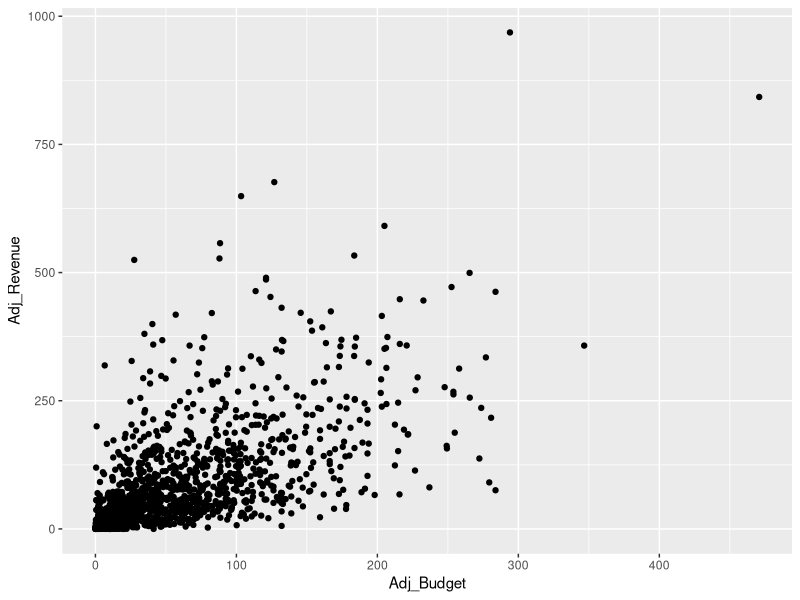
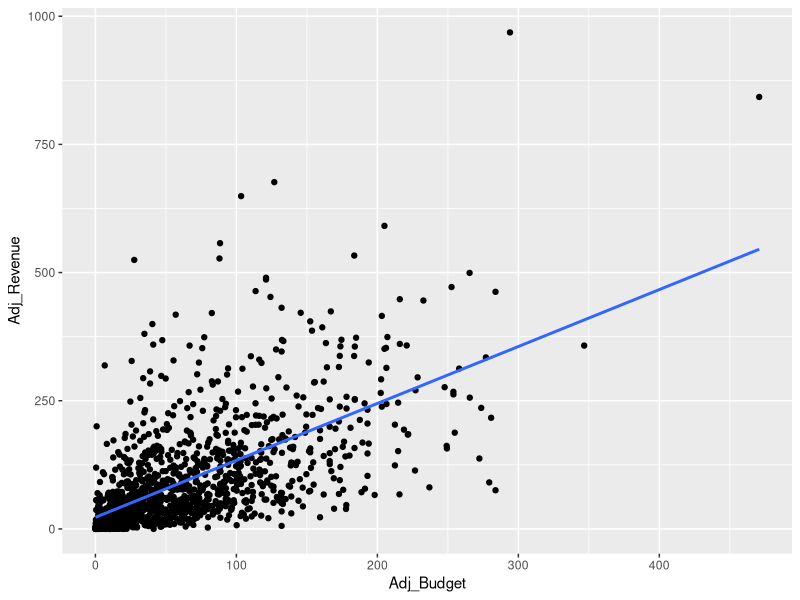
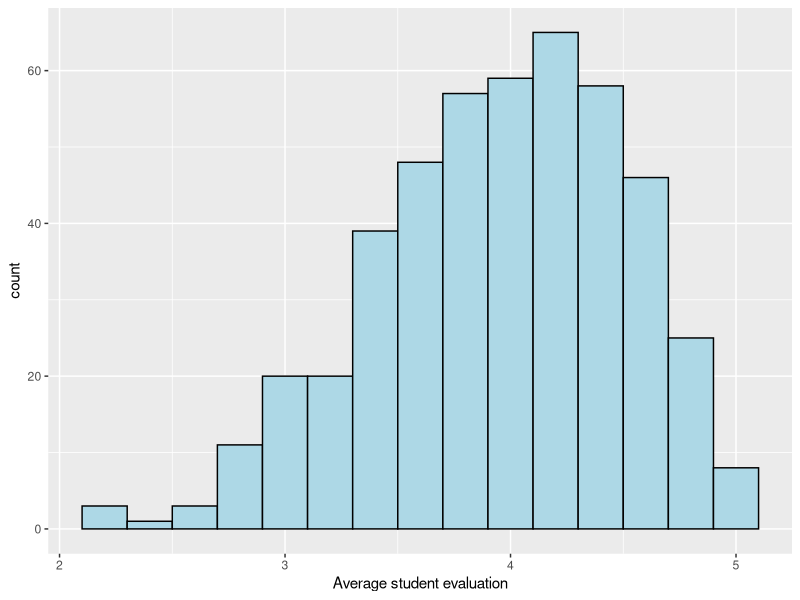
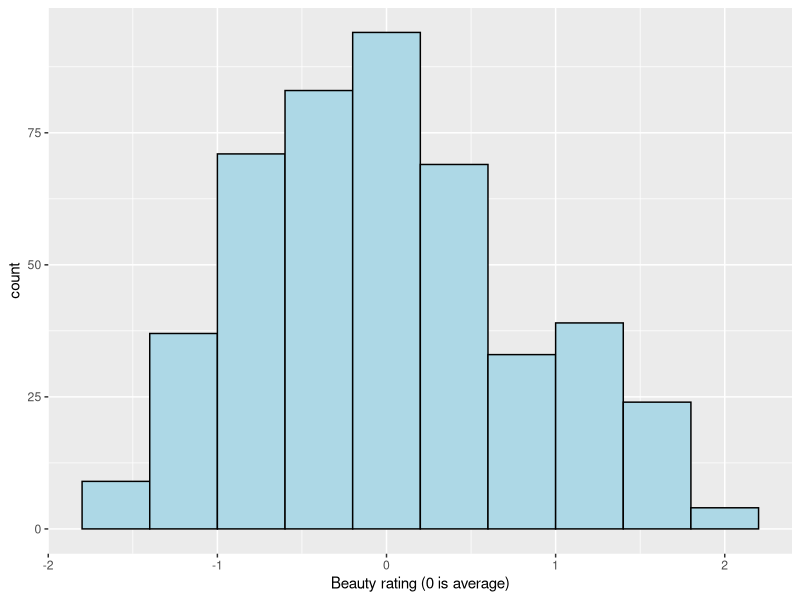
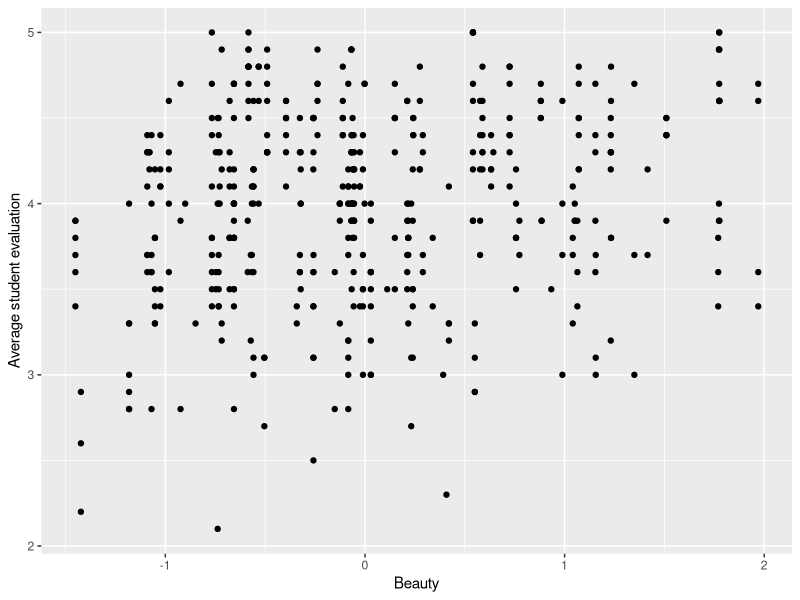
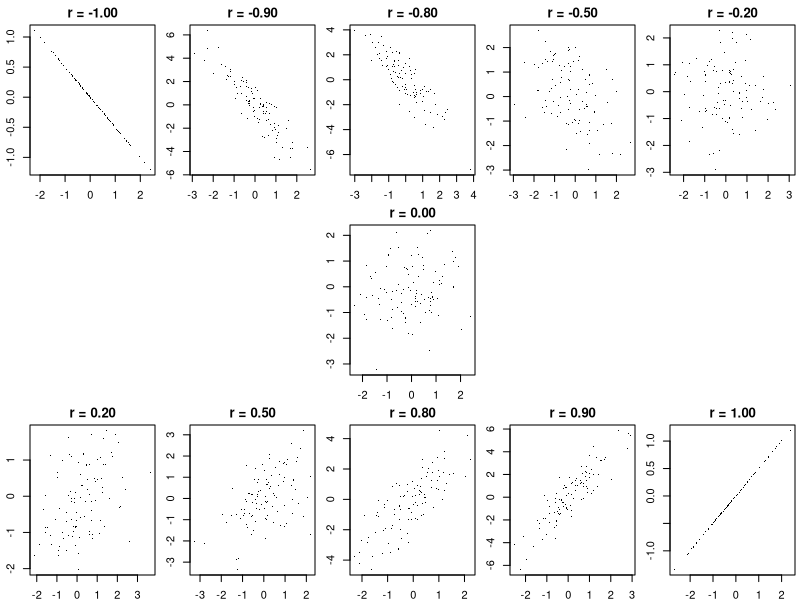
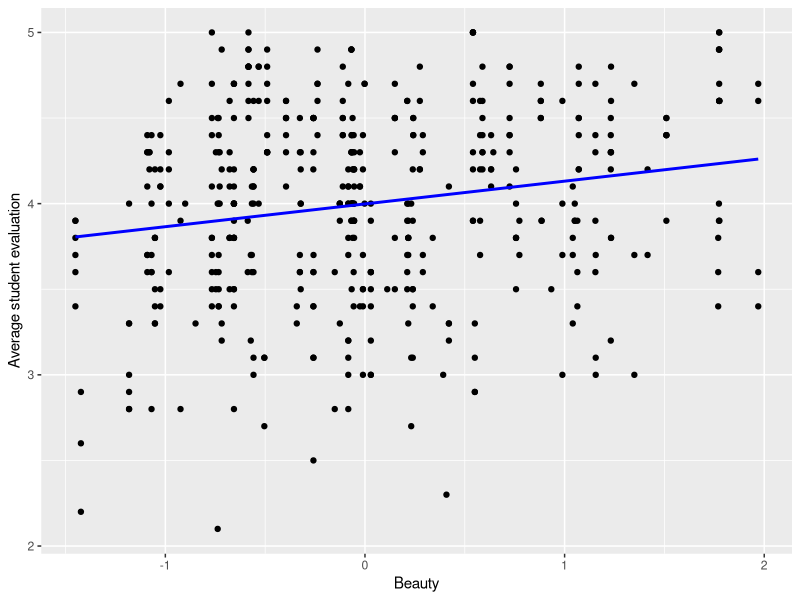
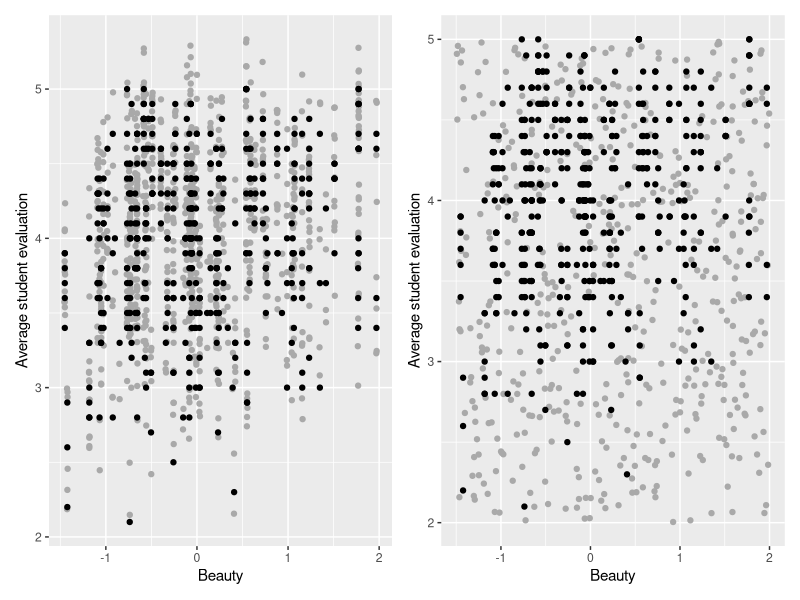

These figures' R source, in order:
## ---- chunk 1
movie_1990_data = read.csv("rscript_class_01/movie_1990_data.csv")
## ---- chunk 2
#| eval: true
#| echo: true
#| output: true
#| 
# Load library
library(tidyverse)

# Create plot
ggplot(movie_1990_data) +
  geom_point(aes(x = Adj_Budget, y = Adj_Revenue))
## ---- chunk 3
#| eval: true
#| echo: true
#| output: true


# The model
# Revenue = intercept + slope*Budget + e
lm1 <- lm(Adj_Revenue ~ Adj_Budget, data = movie_1990_data)
summary(lm1)
## ---- chunk 4
#| eval: true
#| echo: true
#| output: true
#| 
# Create plot with regression line
ggplot(movie_1990_data) +
  geom_point(aes(x = Adj_Budget, y = Adj_Revenue)) +
  geom_smooth(aes(x = Adj_Budget, y = Adj_Revenue), method = "lm", se = FALSE)
## ---- chunk 5
#| eval: true
#| echo: true
#| output: true
#| 
# We use the confint() function to get the confidence interval
confint(lm1)
## ---- chunk 6
#| eval: true
#| echo: true
#| output: true
#| 
# We use the predict() function to get predictions
predict(lm1, list(Adj_Budget = 25))
## ---- chunk 7
#| eval: true
#| echo: true
#| output: true


# The model
# Revenue = intercept + slope*Budget + slope*Rating + e
lm2 <- lm(Adj_Revenue ~ Adj_Budget + imdbRating, data = movie_1990_data)
summary(lm2)
## ---- chunk 8
library(tidyverse)

profs <- read.csv("data/pretty-profs.csv")

ggplot(profs, aes(eval)) +
  geom_histogram(binwidth=0.2, col="black", fill="lightblue") +
  labs(x="Average student evaluation")
## ---- chunk 9
ggplot(profs, aes(beauty)) +
  geom_histogram(binwidth=0.4, col="black", fill="lightblue") +
  labs(x="Beauty rating (0 is average)")
## ---- chunk 10
ggplot(profs, aes(beauty, eval)) +
  geom_point() + 
  # geom_smooth(method="lm", se=F, col="blue") +
  labs(y="Average student evaluation", x="Beauty")
## ---- chunk 11
set.seed(1)
par(mfrow=c(3, 5), mai=c(.25, .3, .25, .05))
for (r in c(-1, -0.9, -0.8, -0.5, -0.2, NA, NA, 0, NA, NA, 0.2, 0.5, 0.8, 0.9, 1)) {
  if (is.na(r)) {
    plot.new()
  } else {
    x = rnorm(100)
    y = rnorm(100)
    if (abs(r) < 1) {
      a = r/sqrt(1-r^2)
      z = a*x + y
    } else {
      z = r*x/2
    }
    plot(x, z, xlab="", ylab="", main=sprintf("r = %.2f", r), pch=".")
  }
}
par(mfrow=c(1, 1), mai=c(1.02, 0.82, 0.22, 0.42))

## ---- chunk 12
#| eval: true
#| echo: true
#| output: true
cor(profs$eval, profs$beauty)
## ---- chunk 13
#| eval: true
#| echo: true
#| output: true
model <- lm(eval ~ beauty, data=profs)
summary(model)
## ---- chunk 14
#| output: true
ggplot(profs, aes(beauty, eval)) +
  geom_point() + 
  geom_smooth(method="lm", se=F, col="blue") +
  labs(y="Average student evaluation", x="Beauty")
## ---- chunk 15
library(patchwork)
x <- c(jitter(profs$beauty, 20), jitter(profs$beauty, 20), profs$beauty)
y <- c(jitter(profs$eval, 20), jitter(profs$eval, 20), profs$eval)
type <- c(rep("population", 2*nrow(profs)), rep("sample", nrow(profs)))
p1 = ggplot(data.frame(beauty=x, eval=y, type=type), aes(x=beauty, y=eval)) +
  geom_point(aes(col=type), show.legend=F) + 
  scale_color_manual(values=c("darkgray", "black")) +
  labs(y="Average student evaluation", x="Beauty")

x <- 3.5*runif(500) - 1.5
y <- 3*runif(500) + 2
x <- c(x, profs$beauty)
y <- c(y, profs$eval)
type <- c(rep("population", 500), rep("sample", nrow(profs)))
p2 = ggplot(data.frame(beauty=x, eval=y, type=type), aes(x=beauty, y=eval)) +
  geom_point(aes(col=type), show.legend=F) + 
  scale_color_manual(values=c("darkgray", "black")) +
  labs(y="Average student evaluation", x="Beauty")

p1+p2

## ---- chunk 16
#| eval: true
#| echo: true
#| output: true
confint(model)
## ---- chunk 17
#| eval: true
#| echo: true
#| output: true
predict(model, list(beauty=1), interval="prediction")
## ---- chunk 18
#| eval: true
#| echo: true
#| output: true
predict(model, list(beauty=1), interval="confidence")
## ---- chunk 19
profs$fitted <- predict(model)
ggplot(profs, aes(beauty, eval)) +
  geom_point() + 
  geom_segment(aes(xend=beauty, yend=fitted, col=ifelse(fitted-eval>0, "green", "red")), show.legend=F) +
  geom_smooth(method="lm", se=F, col="blue") +
  labs(y="Average student evaluation", x="Beauty")
## ---- chunk 20
ggplot(profs, aes(beauty, eval)) +
  geom_point() + 
  geom_segment(aes(x=beauty[46], xend=beauty[46], y=eval[46], yend=fitted[46]), col="red", show.legend=F) +
  scale_colour_identity() +
  geom_smooth(method="lm", se=F, col="blue") +
  labs(y="Average student evaluation", x="Beauty")
## ---- chunk 21
ggplot(profs, aes(beauty, eval)) +
  geom_point() + 
  geom_segment(aes(x=beauty[43], xend=beauty[43], y=eval[43], yend=fitted[43]), col="red", show.legend=F) +
  scale_colour_identity() +
  geom_smooth(method="lm", se=F, col="blue") +
  labs(y="Average student evaluation", x="Beauty")
## ---- chunk 22
profs$residuals <- residuals(model)
ggplot(profs, aes(residuals)) +
  geom_histogram(aes(y=after_stat(density)), binwidth=0.3, col="black", fill="lightblue") +
  stat_function(fun=dnorm, args=list(mean=mean(profs$residuals), sd=sd(profs$residuals)), col="blue") +
  labs(x="Residuals") +
  xlim(c(-2,2))
